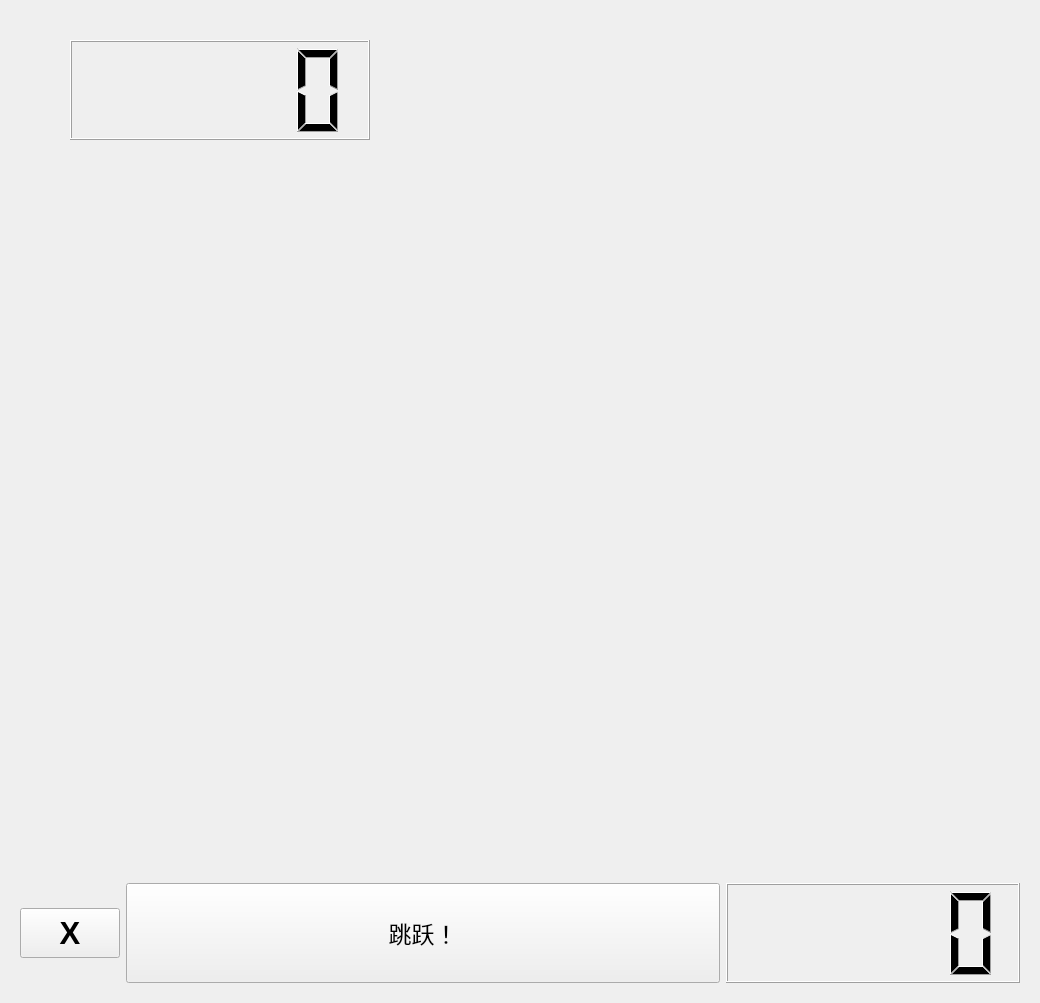
<?xml version="1.0" encoding="UTF-8"?>
<ui version="4.0">
 <class>Norwidget</class>
 <widget class="QWidget" name="Norwidget">
  <property name="geometry">
   <rect>
    <x>0</x>
    <y>0</y>
    <width>400</width>
    <height>300</height>
   </rect>
  </property>
  <property name="windowTitle">
   <string>Form</string>
  </property>
  <layout class="QGridLayout" name="gridLayout">
   <item row="0" column="0">
    <widget class="QStackedWidget" name="stackedWidget">
     <property name="currentIndex">
      <number>0</number>
     </property>
     <widget class="QWidget" name="page">
      <layout class="QGridLayout" name="gridLayout_2">
       <item row="2" column="3">
        <widget class="QLCDNumber" name="lcdNumber"/>
       </item>
       <item row="2" column="0">
        <widget class="QPushButton" name="norbackbon">
         <property name="maximumSize">
          <size>
           <width>100</width>
           <height>50</height>
          </size>
         </property>
         <property name="font">
          <font>
           <pointsize>23</pointsize>
           <weight>75</weight>
           <bold>true</bold>
          </font>
         </property>
         <property name="text">
          <string>X</string>
         </property>
        </widget>
       </item>
       <item row="0" column="0" colspan="4">
        <widget class="QWidget" name="widget" native="true">
         <widget class="QLabel" name="norobj1">
          <property name="geometry">
           <rect>
            <x>30</x>
            <y>80</y>
            <width>91</width>
            <height>71</height>
           </rect>
          </property>
          <property name="text">
           <string/>
          </property>
          <property name="pixmap">
           <pixmap resource="image.qrc">:/Photo/obj2.png</pixmap>
          </property>
          <property name="scaledContents">
           <bool>true</bool>
          </property>
         </widget>
         <widget class="QLabel" name="norlabel">
          <property name="geometry">
           <rect>
            <x>60</x>
            <y>50</y>
            <width>54</width>
            <height>51</height>
           </rect>
          </property>
          <property name="text">
           <string/>
          </property>
          <property name="pixmap">
           <pixmap resource="image.qrc">:/Photo/character.png</pixmap>
          </property>
          <property name="scaledContents">
           <bool>true</bool>
          </property>
         </widget>
         <widget class="QLabel" name="norobj2">
          <property name="geometry">
           <rect>
            <x>110</x>
            <y>70</y>
            <width>91</width>
            <height>81</height>
           </rect>
          </property>
          <property name="text">
           <string/>
          </property>
          <property name="pixmap">
           <pixmap resource="image.qrc">:/Photo/obj2.png</pixmap>
          </property>
          <property name="scaledContents">
           <bool>true</bool>
          </property>
         </widget>
         <widget class="QLCDNumber" name="score">
          <property name="geometry">
           <rect>
            <x>50</x>
            <y>20</y>
            <width>300</width>
            <height>100</height>
           </rect>
          </property>
          <property name="minimumSize">
           <size>
            <width>300</width>
            <height>100</height>
           </size>
          </property>
         </widget>
         <widget class="QLabel" name="label">
          <property name="geometry">
           <rect>
            <x>20</x>
            <y>20</y>
            <width>1000</width>
            <height>600</height>
           </rect>
          </property>
          <property name="minimumSize">
           <size>
            <width>1000</width>
            <height>600</height>
           </size>
          </property>
          <property name="maximumSize">
           <size>
            <width>16777215</width>
            <height>600</height>
           </size>
          </property>
          <property name="text">
           <string/>
          </property>
          <property name="pixmap">
           <pixmap resource="image.qrc">:/Photo/background1.jpg</pixmap>
          </property>
          <property name="scaledContents">
           <bool>true</bool>
          </property>
         </widget>
         <zorder>label</zorder>
         <zorder>norobj1</zorder>
         <zorder>norobj2</zorder>
         <zorder>norlabel</zorder>
         <zorder>score</zorder>
        </widget>
       </item>
       <item row="2" column="1" colspan="2">
        <widget class="QPushButton" name="NORBON">
         <property name="minimumSize">
          <size>
           <width>0</width>
           <height>100</height>
          </size>
         </property>
         <property name="font">
          <font>
           <family>幼圆</family>
           <pointsize>17</pointsize>
          </font>
         </property>
         <property name="text">
          <string>跳跃！</string>
         </property>
        </widget>
       </item>
      </layout>
     </widget>
     <widget class="QWidget" name="page_2">
      <layout class="QGridLayout" name="gridLayout_3">
       <item row="0" column="0" colspan="4">
        <widget class="QLabel" name="label_4">
         <property name="minimumSize">
          <size>
           <width>1000</width>
           <height>800</height>
          </size>
         </property>
         <property name="text">
          <string/>
         </property>
         <property name="pixmap">
          <pixmap resource="image.qrc">:/Photo/background4.gif</pixmap>
         </property>
         <property name="scaledContents">
          <bool>true</bool>
         </property>
        </widget>
       </item>
       <item row="1" column="0" colspan="3">
        <widget class="QLabel" name="scolabel">
         <property name="font">
          <font>
           <family>方正舒体</family>
           <pointsize>21</pointsize>
           <weight>75</weight>
           <bold>true</bold>
           <kerning>true</kerning>
          </font>
         </property>
         <property name="text">
          <string>历史分数~感谢游戏</string>
         </property>
        </widget>
       </item>
       <item row="1" column="3" rowspan="2">
        <widget class="QPushButton" name="ScoButton">
         <property name="minimumSize">
          <size>
           <width>0</width>
           <height>50</height>
          </size>
         </property>
         <property name="maximumSize">
          <size>
           <width>50</width>
           <height>50</height>
          </size>
         </property>
         <property name="font">
          <font>
           <family>Arial Rounded MT Bold</family>
           <pointsize>21</pointsize>
          </font>
         </property>
         <property name="text">
          <string>X</string>
         </property>
        </widget>
       </item>
       <item row="3" column="0">
        <widget class="QFrame" name="dyscoframe">
         <property name="frameShape">
          <enum>QFrame::Box</enum>
         </property>
         <property name="frameShadow">
          <enum>QFrame::Raised</enum>
         </property>
         <property name="lineWidth">
          <number>4</number>
         </property>
         <layout class="QVBoxLayout" name="verticalLayout">
          <item>
           <widget class="QLabel" name="label_2">
            <property name="font">
             <font>
              <family>华文隶书</family>
              <pointsize>13</pointsize>
             </font>
            </property>
            <property name="text">
             <string>正常模式最高分</string>
            </property>
           </widget>
          </item>
          <item>
           <widget class="QLabel" name="label_nordysco">
            <property name="font">
             <font>
              <family>Algerian</family>
              <pointsize>16</pointsize>
             </font>
            </property>
            <property name="text">
             <string>0</string>
            </property>
           </widget>
          </item>
         </layout>
        </widget>
       </item>
       <item row="3" column="1" rowspan="2">
        <widget class="QLabel" name="scochara">
         <property name="maximumSize">
          <size>
           <width>40</width>
           <height>110</height>
          </size>
         </property>
         <property name="text">
          <string/>
         </property>
         <property name="pixmap">
          <pixmap resource="image.qrc">:/Photo/character.png</pixmap>
         </property>
         <property name="scaledContents">
          <bool>true</bool>
         </property>
        </widget>
       </item>
       <item row="3" column="2" colspan="2">
        <widget class="QFrame" name="norscoframe">
         <property name="frameShape">
          <enum>QFrame::Box</enum>
         </property>
         <property name="frameShadow">
          <enum>QFrame::Raised</enum>
         </property>
         <property name="lineWidth">
          <number>4</number>
         </property>
         <layout class="QGridLayout" name="gridLayout_5">
          <item row="1" column="0">
           <widget class="QLabel" name="label_norsco">
            <property name="font">
             <font>
              <family>Algerian</family>
              <pointsize>16</pointsize>
             </font>
            </property>
            <property name="text">
             <string>0</string>
            </property>
           </widget>
          </item>
          <item row="0" column="0">
           <widget class="QLabel" name="label_3">
            <property name="font">
             <font>
              <family>华文隶书</family>
              <pointsize>13</pointsize>
             </font>
            </property>
            <property name="text">
             <string>动态模式最高分</string>
            </property>
           </widget>
          </item>
         </layout>
        </widget>
       </item>
      </layout>
     </widget>
    </widget>
   </item>
  </layout>
 </widget>
 <resources>
  <include location="image.qrc"/>
 </resources>
 <connections/>
</ui>
